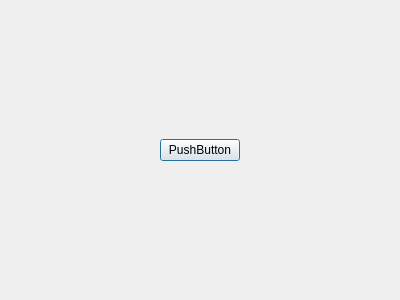
<?xml version="1.0" encoding="UTF-8"?>
<ui version="4.0">
 <class>FatherDialog</class>
 <widget class="QDialog" name="Dialog">
  <property name="geometry">
   <rect>
    <x>0</x>
    <y>0</y>
    <width>400</width>
    <height>300</height>
   </rect>
  </property>
  <property name="windowTitle">
   <string>FatherDialog</string>
  </property>
  <layout class="QHBoxLayout" name="horizontalLayout_2">
   <item>
    <layout class="QHBoxLayout" name="horizontalLayout">
     <item>
      <spacer name="horizontalSpacer">
       <property name="orientation">
        <enum>Qt::Horizontal</enum>
       </property>
       <property name="sizeHint" stdset="0">
        <size>
         <width>40</width>
         <height>20</height>
        </size>
       </property>
      </spacer>
     </item>
     <item>
      <layout class="QVBoxLayout" name="verticalLayout">
       <item>
        <spacer name="verticalSpacer">
         <property name="orientation">
          <enum>Qt::Vertical</enum>
         </property>
         <property name="sizeHint" stdset="0">
          <size>
           <width>20</width>
           <height>40</height>
          </size>
         </property>
        </spacer>
       </item>
       <item>
        <widget class="QPushButton" name="pushButton">
         <property name="text">
          <string>PushButton</string>
         </property>
        </widget>
       </item>
       <item>
        <spacer name="verticalSpacer_2">
         <property name="orientation">
          <enum>Qt::Vertical</enum>
         </property>
         <property name="sizeHint" stdset="0">
          <size>
           <width>20</width>
           <height>40</height>
          </size>
         </property>
        </spacer>
       </item>
      </layout>
     </item>
     <item>
      <spacer name="horizontalSpacer_2">
       <property name="orientation">
        <enum>Qt::Horizontal</enum>
       </property>
       <property name="sizeHint" stdset="0">
        <size>
         <width>40</width>
         <height>20</height>
        </size>
       </property>
      </spacer>
     </item>
    </layout>
   </item>
  </layout>
 </widget>
 <resources/>
 <connections/>
</ui>
